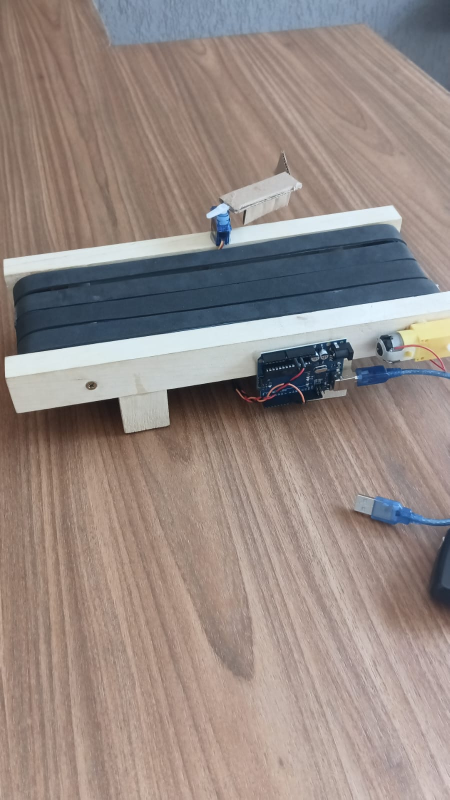
#> input picture imagens/Protótipo esteira.jpeg, 899 x 1599 px, given in place of the camera (shown at 1/2 size)
$ python identificadorcomarduino.py
#> lines starting #> are read from the running program, lines starting #| are printed output that depends on the picture; after the words box and inside, x2 and y2 are one past the last pixel; in counts of white or black regions, pixels touching at a corner belong together
import cv2
import numpy as np
import serial
import time

# Configuração do Arduino
porta_arduino = 'COM5'  # ajustar porta
baud_rate = 9600
arduino = serial.Serial(porta_arduino, baud_rate, timeout=1)
time.sleep(2)  # aqui ele vai esperar o Arduino inicializar

cap = cv2.VideoCapture(0)
if not cap.isOpened():
    print("[ERRO] Não foi possível acessar a câmera.")
    exit(1)

print("[INFO] Iniciando detecção de cores e envio para Arduino...")

peca_presente = False
cor_anterior = None
min_area = 5000  # área mínima para a peça passar tranquila

while True:
    ret, frame = cap.read()
#> frame is the input picture: shape (1599, 899, 3); mean B, G, R 132.4, 137.6, 150.1
    if not ret:
        break

    hsv = cv2.cvtColor(frame, cv2.COLOR_BGR2HSV)
#> hsv: shape (1599, 899, 3); mean H, S, V 31.4, 54.9, 156.7

    # DETECÇÃO DE VERMELHO
    lower_red1 = np.array([0, 120, 70])
    upper_red1 = np.array([10, 255, 255])
    mask_red1 = cv2.inRange(hsv, lower_red1, upper_red1)
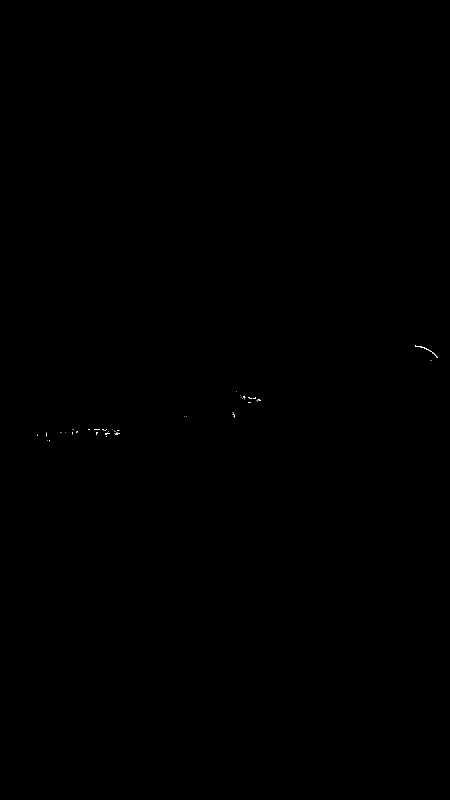
#> mask_red1: shape (1599, 899) (shown at 1/2 size); 0.02% white in thin lines or dots, all inside (x1, y1, x2, y2) = (74, 691, 876, 883)
    lower_red2 = np.array([170, 120, 70])
    upper_red2 = np.array([180, 255, 255])
    mask_red2 = cv2.inRange(hsv, lower_red2, upper_red2)
#> mask_red2: shape (1599, 899); 0.02% white; 9 white regions (4 under 20 px), largest, box (x1, y1, x2, y2) and area: (587, 739, 605, 757) 68, (555, 766, 577, 782) 68, (490, 793, 502, 804) 67, (527, 793, 544, 800) 60, (508, 794, 521, 801) 49
    mask_red = mask_red1 + mask_red2
#> mask_red: shape (1599, 899); 0.04% white in thin lines or dots, all inside (x1, y1, x2, y2) = (74, 691, 886, 883)
    area_red = cv2.countNonZero(mask_red)
#> area_red = 632

    #  DETECÇÃO DE VERDE
    lower_green = np.array([36, 100, 100])
    upper_green = np.array([86, 255, 255])
    mask_green = cv2.inRange(hsv, lower_green, upper_green)
#> mask_green: shape (1599, 899); every value is 0
    area_green = cv2.countNonZero(mask_green)
#> area_green = 0

    cor_detectada = None
    if area_red > min_area:
        cor_detectada = 'Vermelho'
    elif area_green > min_area:
        cor_detectada = 'Verde'

    # Lógica por peça
    if cor_detectada:
        if not peca_presente or cor_detectada != cor_anterior:
            print(f"[PEÇA DETECTADA] {cor_detectada}")
            if cor_detectada == 'Verde':
                # envia sinal para Arduino
                arduino.write(b'G')  # G = verde
                print("[ENVIO] Sinal enviado para Arduino")
            peca_presente = True
            cor_anterior = cor_detectada
    else:
        peca_presente = False
        cor_anterior = None

    cv2.imshow("Camera", frame)
    if cv2.waitKey(1) & 0xFF == ord('q'):
#> (key q is pressed here)
        break

cap.release()
cv2.destroyAllWindows()
arduino.close()
